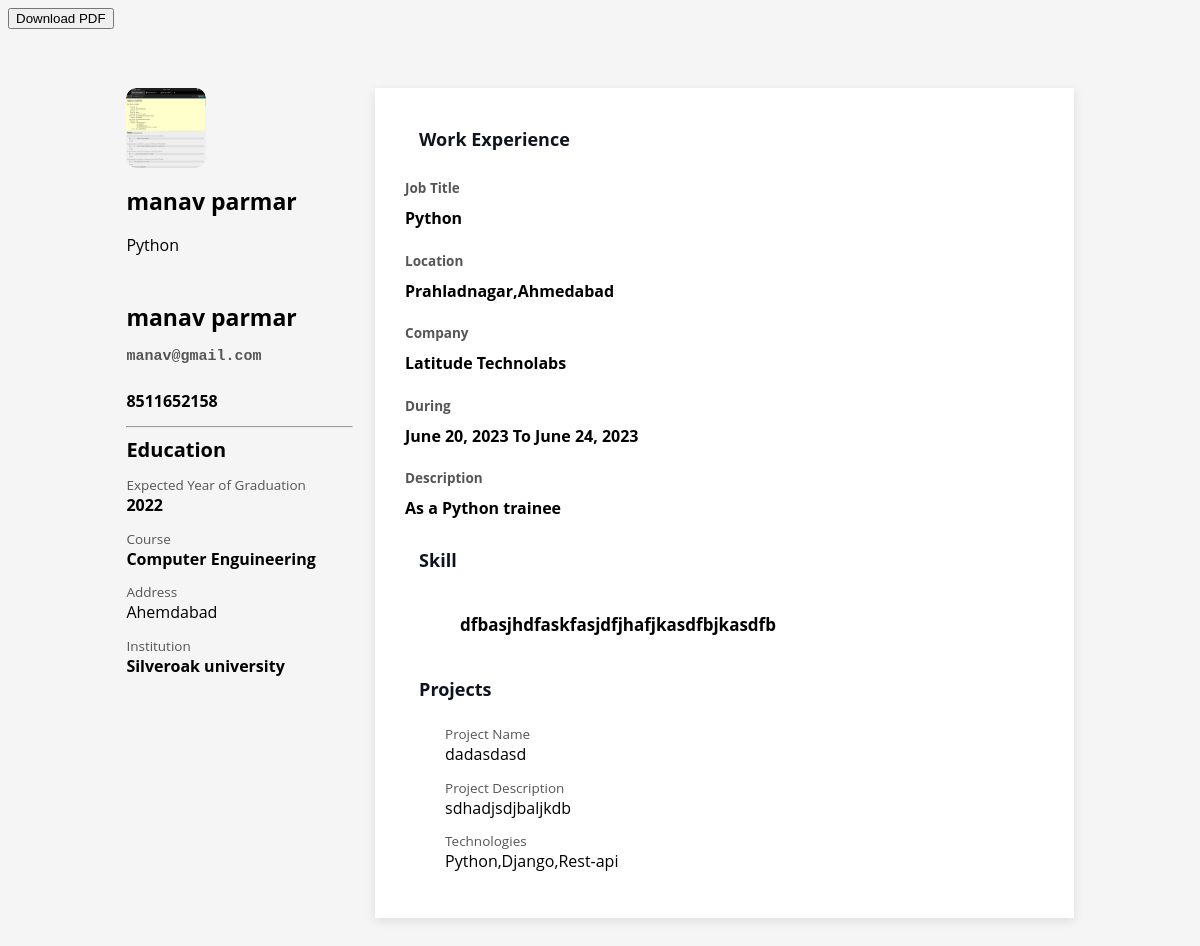
/core/template3/, run on an earlier commit of the app's database.
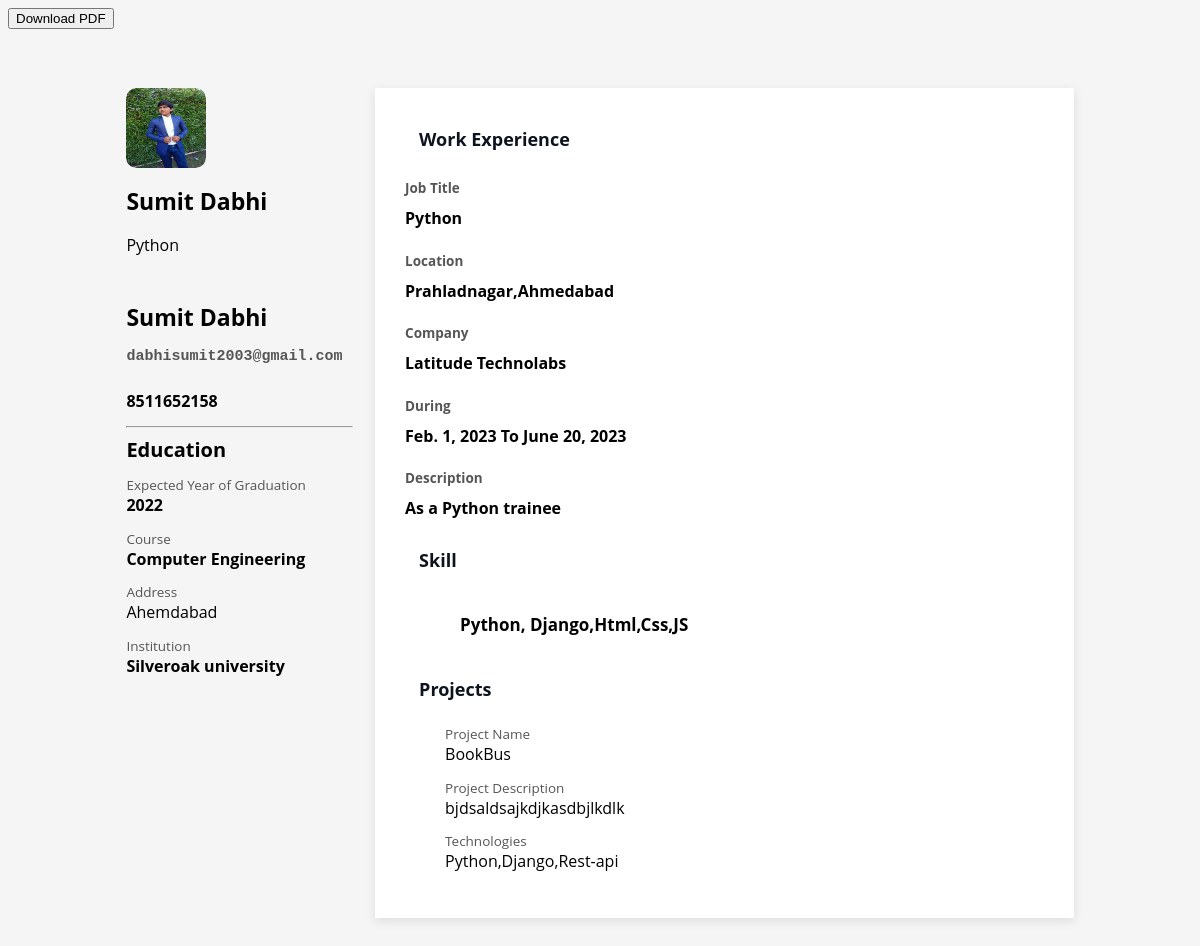
And on a later commit of the database.
### core/models.py (models this page shows, shortened)
class Resume(models.Model):
    user=models.ForeignKey(User, on_delete=models.CASCADE,null=True,blank=True)
    first_name = models.CharField(max_length=100)
    last_name = models.CharField(max_length=100)
    contact_number = models.CharField(max_length=20)
    email = models.EmailField()
    address = models.CharField(max_length=200)
    github_link = models.URLField(blank=True)
    linkedin_link = models.URLField(blank=True)
    professional_summary = models.CharField(max_length=350,blank=True,null=True)
    degree = models.CharField(max_length=100)
    institution = models.CharField(max_length=200)
    int_address = models.CharField(max_length=100,blank=True,null=True)
    year = models.CharField(max_length=10)
    courses = models.TextField()
    job_title = models.CharField(max_length=100,null=True,blank=True)
    company = models.CharField(max_length=200,null=True,blank=True)
    location = models.CharField(max_length=100,null=True,blank=True)
    start_date = models.DateField(null=True,blank=True)
    end_date = models.DateField(null=True,blank=True)
    description = models.CharField(max_length=150,null=True,blank=True)
    name = models.CharField(max_length=150,blank=True,null=True)
    title = models.CharField(max_length=100,blank=True)
    project_description = models.CharField(max_length=150,blank=True,null=True)
    technologies = models.CharField(max_length=200,blank=True,null=True)
    image=models.ImageField(upload_to='profile/',null=True,blank=True)

### core/views.py (the view)
# urls.py: path("template3/",TemplateView3.as_view(),name="template3"),
class TemplateView3(View):
    def get(self,request):
        details=Resume.objects.latest("id")
        return render(request,"template3.html",{"details":[details]})

### core/templates/template3.html (shortened to what this page needs)
<button id="download-btn" class="exclude-from-pdf">Download PDF</button>
{% for data in details  %}
<div id="container">
    <div id="profile">
        <div id="image">
            <img id="profile-photo" src="{{data.image.url}}" alt="Profile-Image">
        </div>
        <p id="name">{{data.first_name}} {{data.last_name}}<br></p>
        <p id="designation">{{data.job_title}}<br></p>
        <p id="name">{{data.first_name}} {{data.last_name}}<br><br><span id="email">{{data.email}}<br></span></p>
        <p id="education"><strong>{{data.contact_number}}</strong></p>
        <hr width="100%">
        <div id="about">
            <p style="display:inline;">Education</p>
        </div>
        <p id="year-graduation">Expected Year of Graduation<br><strong>{{data.year}}</strong></p>
        <p id="education">Course<br><strong>{{data.courses}}</strong></p>
        <p id="more-about">Address<br><span>{{data.int_address}}</span></p>
        <p id="telephone">Institution<br><strong>{{data.institution}}</strong></p>
    </div>
    <div id="info-cards">
        <div class="card">
            <p>&nbsp;&nbsp;&nbsp;Work Experience</p>
            <p id="year-graduation">Job Title<br><strong>{{data.job_title}}</strong></p>
            <p id="education">Location<br><strong>{{data.location}}</strong></p>
            <p id="more-about">Company<br><span>{{data.company}}</span></p>
            <p id="telephone">During<br><strong>{{data.start_date}} To {{data.end_date}}</strong></p>
            <p id="telephone">Description<br><strong>{{data.description}}</strong></p>
            <p>&nbsp;&nbsp;&nbsp;Skill</p>
            <ul>
                <li><p class="tags">{{data.name}}<br>
            </ul>
            <p>&nbsp;&nbsp;&nbsp;Projects</p>
            <ul>
                <p id="more-about">Project Name<br><span>{{data.title}}</span></p>
                <p id="more-about">Project Description<br><span>{{data.project_description}}</span></p>
                <p id="more-about">Technologies <br><span>{{data.technologies }}</span></p>
            </ul>
    </div>
</div>
{% endfor %}

What changed in the data, as far as the page shows it:
no longer on this page (row unchanged): Resume: image (picture), first_name "manav", last_name "parmar", job_title "Python", email "manav@gmail.com", contact_number "8511652158", year "2022", courses "Computer Enguineering", int_address "Ahemdabad", institution "Silveroak university", location "Prahladnagar,Ahmedabad", company "Latitude Technolabs", start_date "June 20, 2023", end_date "June 24, 2023", description "As a Python trainee", name "dfbasjhdfaskfasjdfjhafjkasdfbjkasdfb", title "dadasdasd", project_description "sdhadjsdjbaljkdb", technologies "Python,Django,Rest-api"
added Resume: image (picture), first_name "Sumit", last_name "Dabhi", job_title "Python", email "dabhisumit2003@gmail.com", contact_number "8511652158", year "2022", courses "Computer Engineering", int_address "Ahemdabad", institution "Silveroak university", location "Prahladnagar,Ahmedabad", company "Latitude Technolabs", start_date "Feb. 1, 2023", end_date "June 20, 2023", description "As a Python trainee", name "Python, Django,Html,Css,JS", title "BookBus", project_description "bjdsaldsajkdjkasdbjlkdlk", technologies "Python,Django,Rest-api"
